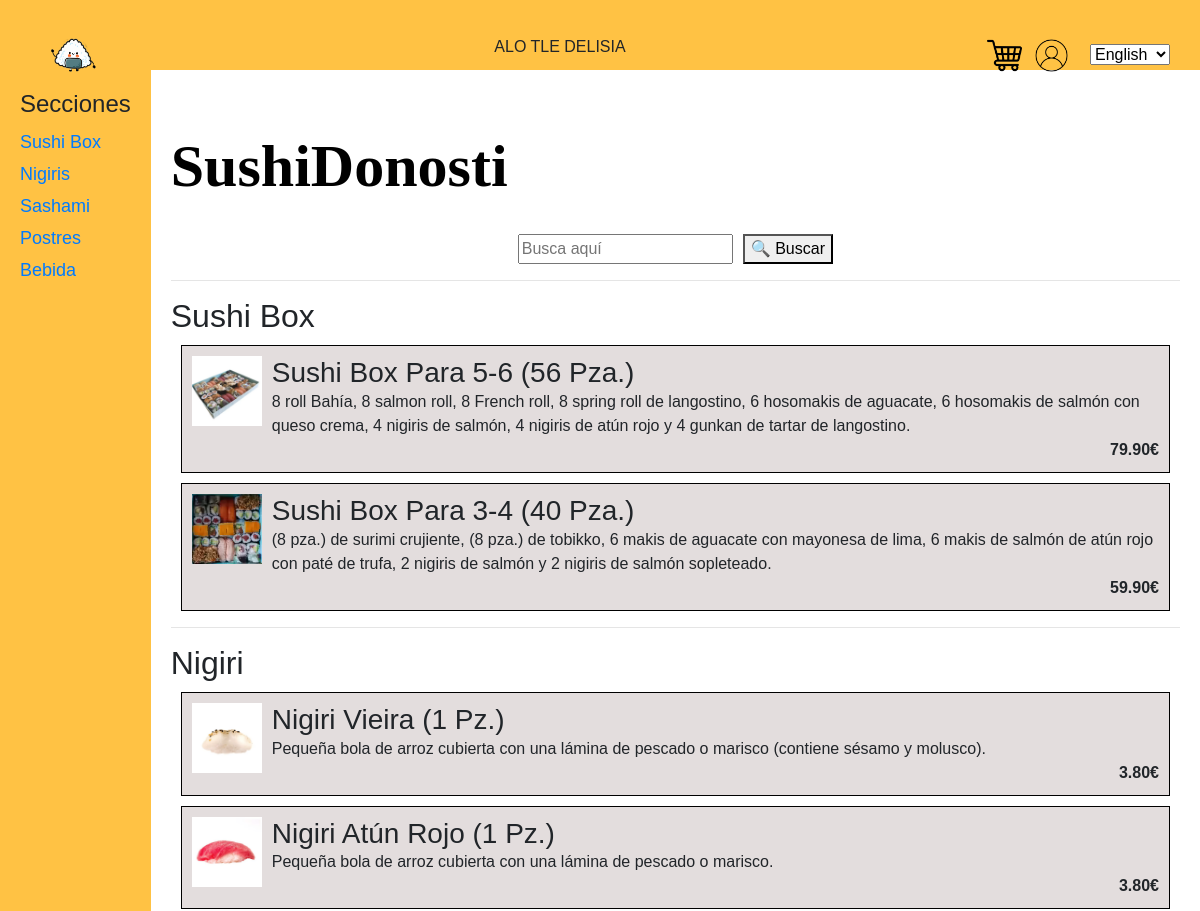
The page /SushiDonosti (upper part) on the database as committed earlier.
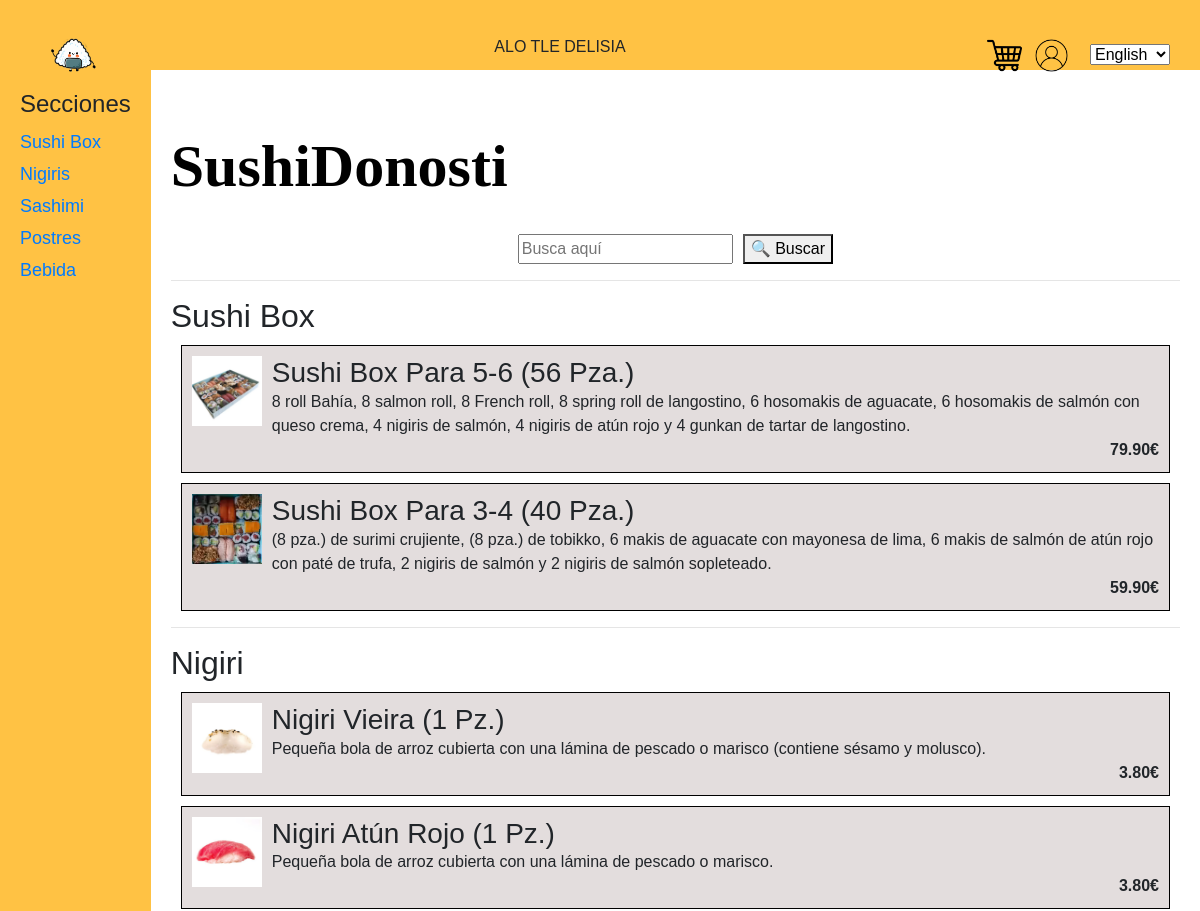
The same page on the database as committed later.
### myapp/models.py (models this page shows)
class TipoProducto(models.Model):
    idTipoProducto = models.AutoField(primary_key=True)
    nombre = models.CharField(max_length=255)
    descripcion=models.TextField()
    idRestaurante = models.ForeignKey(Restaurante, on_delete=models.CASCADE)

### myapp/views.py (the view)
# urls.py: path('SushiDonosti', sushi_box, name='SushiDonosti'),
def sushi_box(request):
    productosTipo1 = Producto.objects.filter(idRestaurante=1, idTipoProducto=1)
    productosTipo2 = Producto.objects.filter(idRestaurante=1, idTipoProducto=2)
    productosTipo3 = Producto.objects.filter(idRestaurante=1, idTipoProducto=3)
    productosTipo4 = Producto.objects.filter(idRestaurante=1, idTipoProducto=4)
    productosTipo5 = Producto.objects.filter(idRestaurante=1, idTipoProducto=5)
    categorias=TipoProducto.objects.filter(idRestaurante=1)
    context = {
        'productosTipo1': productosTipo1,
        'productosTipo2': productosTipo2,
        'productosTipo3': productosTipo3,
        'productosTipo4': productosTipo4,
        'productosTipo5': productosTipo5,
        'categorias': categorias
    }
    return render(request, 'myapp/sushiDonosti.html', context)

### myapp/templates/myapp/sushiDonosti.html (shortened to what this page needs)
{% extends 'base.html' %}
{% block content %}
    {% load static %}
    <link rel="stylesheet" href="{% static 'css/stylePrincipal.css' %}">
    <link rel="stylesheet" href="{% static 'css/sushiDonosti.css' %}">
    <div class="wrapper">
        <aside class="sidebar">
            <h2>Secciones</h2>
            <ul>
                {% for categoria in categorias %}
                <li><a href=#{{categoria.nombre}}>{{categoria.nombre}}</a></li>
                {%endfor%}
            </ul>
        </aside>
        <div class="main">
            <div class="primerBloque">
                <h1>SushiDonosti</h1>
                <br>
                <div class="buscador">
                    <input type="text" class="buscar" placeholder="Busca aquí">
                    <button class="search-button">&#128269; Buscar</button>
                </div>
            </div>
            <hr>
            <div class="productos">
                <div id="Sushi Box">
                <h2>Sushi Box</h2>
                {% for producto in productosTipo1 %}
                    <div class="sushiBox">
                        <img src="{% static 'imagenes/' %}{{ producto.nombre|lower }}.png" alt="{{ producto.nombre }}" style="width: 70px; height: 70px;">
                        <div class="contenido-producto">
                            <h3>{{ producto.nombre }}</h3>
                            <p>{{ producto.descripcionProducto }}</p>
                            <p class="precio"><strong>{{ producto.precio }}€</strong></p>
                        </div>
                    </div>
                {% endfor %}
                </div>
                <hr>
                <div id="Nigiris">
                <h2>Nigiri</h2>
                {% for producto in productosTipo2 %}
                    <div class="sushiBox">
                        <img src="{% static 'imagenes/' %}{{ producto.nombre|lower }}.png" alt="{{ producto.nombre }}" style="width: 70px; height: 70px;">
                        <div class="contenido-producto">
                            <h3>{{ producto.nombre }}</h3>
                            <p>{{ producto.descripcionProducto }}</p>
                            <p class="precio"><strong>{{ producto.precio }}€</strong></p>
                        </div>
                    </div>
                {% endfor %}
                </div>
            </div>
        </div>
    </div>
{% endblock %}

Rows that differ between the two databases and show on the page:
changed TipoProducto: nombre "Sashami" → "Sashimi"
